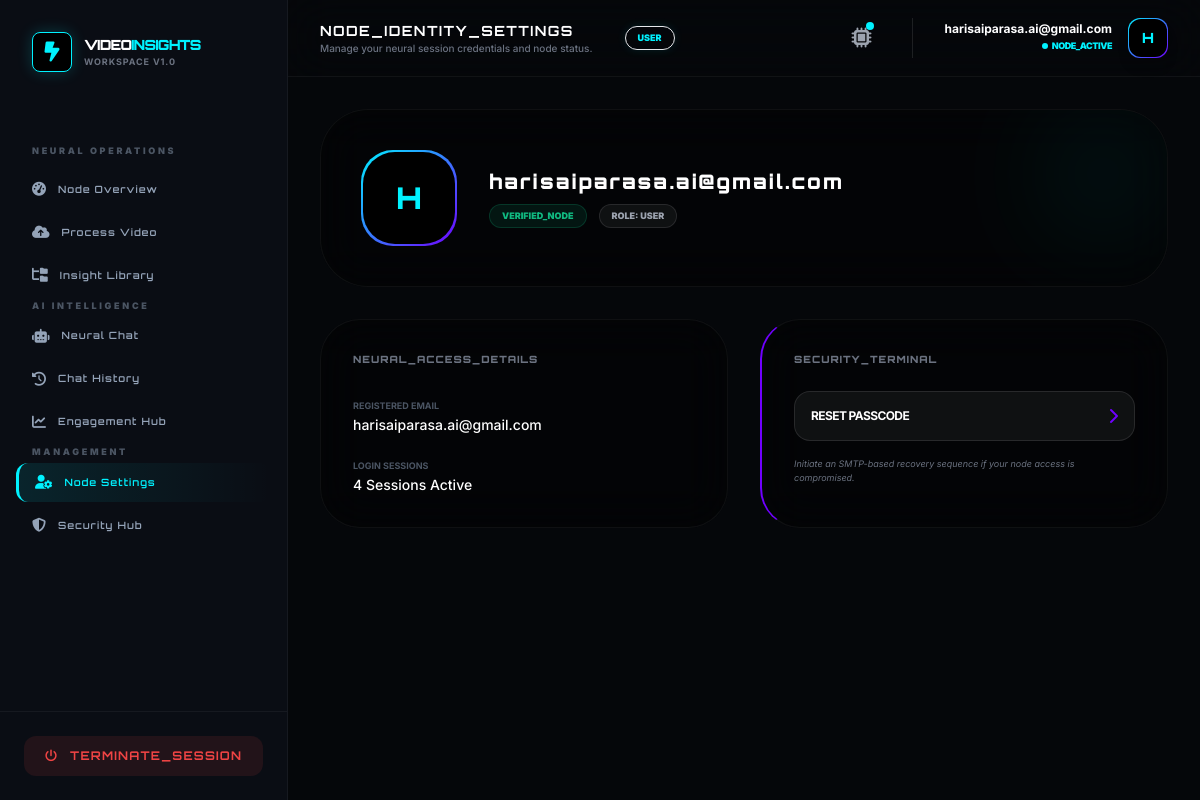
The app's page /accounts/profile/ (signed in), older data.
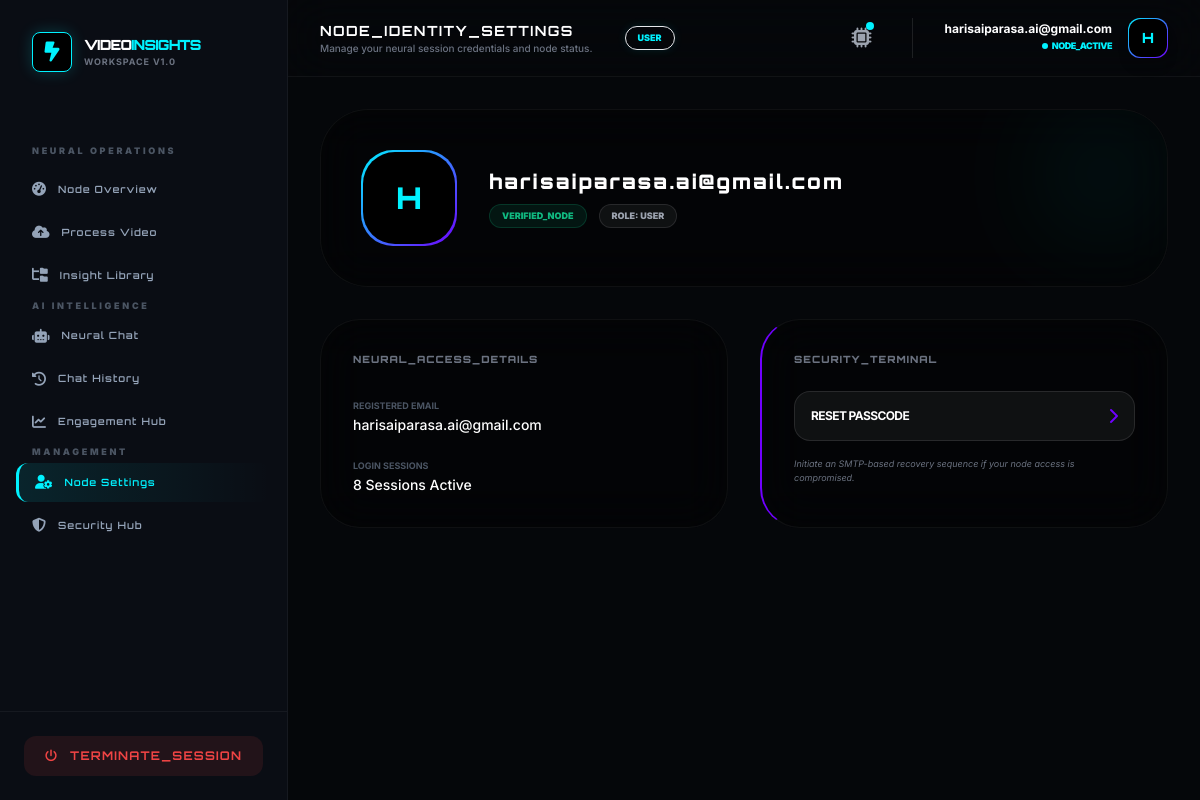
The same page, newer data.
### accounts/models.py (models this page shows, shortened)
class User(AbstractUser):
    username = None
    email = models.EmailField(unique=True)
    ROLE_CHOICES = (
        ('admin', 'Admin'),
        ('user', 'User'),
    )
    role = models.CharField(max_length=10, choices=ROLE_CHOICES, default='user')
    is_verified = models.BooleanField(default=False)
    login_count = models.PositiveIntegerField(default=0)
    USERNAME_FIELD = 'email'
    REQUIRED_FIELDS = []
    objects = CustomUserManager()

### accounts/views.py (the view)
# urls.py: path('profile/', profile_view, name='profile'),
@login_required
def profile_view(request):
    return render(request, 'accounts/profile.html')

### templates/accounts/profile.html (shortened to what this page needs)
{% extends "base2.html" %}
{% load i18n %}
{% block page_title %}NODE_IDENTITY_SETTINGS{% endblock %}
{% block page_subtitle %}Manage your neural session credentials and node status.{% endblock %}
{% block content %}
<div class="max-w-4xl mx-auto space-y-8 animate-fade-in">
    <div class="bg-black/40 border border-white/5 p-10 rounded-[3rem] backdrop-blur-xl relative overflow-hidden">
        <div class="absolute top-0 right-0 w-32 h-32 bg-[var(--accent-cyan)] opacity-5 blur-[50px]"></div>
        <div class="flex flex-col md:flex-row items-center gap-8 relative z-10">
            <div class="w-24 h-24 rounded-[2rem] bg-gradient-to-br from-[var(--accent-cyan)] to-[var(--accent-purple)] p-[2px]">
                <div class="w-full h-full bg-black rounded-[2rem] flex items-center justify-center text-3xl font-black text-[var(--accent-cyan)] orbitron">
                    {{ user.email|first|upper }}
                </div>
            </div>
            <div class="text-center md:text-left space-y-2">
                <h3 class="orbitron text-xl font-black text-white tracking-widest">{{ user.email }}</h3>
                <div class="flex flex-wrap justify-center md:justify-start gap-3">
                    <span class="bg-emerald-500/10 text-emerald-500 text-[9px] font-black px-3 py-1 rounded-full border border-emerald-500/20 uppercase">
                        {% if user.is_verified %}VERIFIED_NODE{% else %}UNVERIFIED{% endif %}
                    </span>
                    <span class="bg-white/5 text-gray-400 text-[9px] font-black px-3 py-1 rounded-full border border-white/10 uppercase">
                        ROLE: {{ user.role|upper }}
                    </span>
                </div>
            </div>
        </div>
    </div>
    <div class="grid md:grid-cols-2 gap-8">
        <div class="bg-black/40 border border-white/5 p-8 rounded-[2.5rem] backdrop-blur-xl">
            <h4 class="orbitron text-[10px] font-black text-gray-500 uppercase tracking-widest mb-6">Neural_Access_Details</h4>
            <div class="space-y-4">
                <div>
                    <label class="text-[9px] font-bold text-gray-600 uppercase">Registered Email</label>
                    <p class="text-sm text-white font-medium">{{ user.email }}</p>
                </div>
                <div>
                    <label class="text-[9px] font-bold text-gray-600 uppercase">Login Sessions</label>
                    <p class="text-sm text-white font-medium">{{ user.login_count }} Sessions Active</p>
                </div>
            </div>
        </div>
        <div class="bg-black/40 border border-white/5 p-8 rounded-[2.5rem] backdrop-blur-xl border-l-2 border-l-[var(--accent-purple)]">
            <h4 class="orbitron text-[10px] font-black text-gray-500 uppercase tracking-widest mb-6">Security_Terminal</h4>
            <div class="space-y-4">
                <a href="{% url 'password_reset' %}" class="flex items-center justify-between p-4 rounded-2xl bg-white/5 border border-white/10 hover:border-[var(--accent-purple)] transition-all group">
                    <span class="text-xs font-bold text-white uppercase tracking-tighter">Reset Passcode</span>
                    <i class="fa fa-chevron-right text-[var(--accent-purple)] group-hover:translate-x-1 transition-transform"></i>
                </a>
                <p class="text-[9px] text-gray-500 italic">Initiate an SMTP-based recovery sequence if your node access is compromised.</p>
            </div>
        </div>
    </div>
</div>
{% endblock %}

### templates/base2.html (shortened to what the changed rows need)
<!DOCTYPE html>
<html lang="en">
<head>
    <script src="https://cdn.tailwindcss.com"></script>
    <link rel="stylesheet" href="https://cdnjs.cloudflare.com/ajax/libs/font-awesome/6.4.2/css/all.min.css">
</head>
<body class="min-h-screen flex">
<aside class="w-72 bg-[var(--sidebar-bg)] border-r border-white/5 hidden lg:flex flex-col sticky top-0 h-screen z-50">
    <div class="p-8">
        <a href="/" class="flex items-center gap-3">
            <div>
                <h2 class="orbitron text-sm font-black text-white tracking-tighter">VIDEO<span class="text-[var(--accent-cyan)]">INSIGHTS</span></h2>
            </div>
        </a>
    </div>
</aside>
<div class="flex-1 flex flex-col min-w-0">
    <header class="bg-[var(--sidebar-bg)]/80 backdrop-blur-xl border-b border-white/5 sticky top-0 z-40 px-8 py-4 flex justify-between items-center">
        <div class="flex items-center gap-4">
             <div class="hidden sm:block">
                <h1 class="orbitron text-sm font-bold text-white tracking-widest uppercase">
                    {% block page_title %}Operational_Dashboard{% endblock page_title %}
                </h1>
                <p class="text-[10px] text-gray-500 font-medium">
                </p>
             </div>
             <span class="bg-[var(--accent-cyan)]/10 text-[var(--accent-cyan)] text-[9px] uppercase font-black px-3 py-1 rounded-full ml-4 border border-[var(--accent-cyan)]/20 shadow-[0_0_10px_rgba(0,242,255,0.1)]">
                {{ user.role|default:"User" }}
             </span>
        </div>
        <div class="flex items-center gap-8">
            <div class="flex items-center gap-4 border-l border-white/10 pl-8">
                <div class="text-right hidden sm:block">
                    <p class="text-xs font-bold text-white leading-none mb-1">{{ user.email }}</p>
                    <p class="text-[9px] text-[var(--accent-cyan)] font-black uppercase flex items-center justify-end gap-1 tracking-tighter">
                        <span class="w-1.5 h-1.5 bg-[var(--accent-cyan)] rounded-full animate-ping"></span> NODE_ACTIVE
                    </p>
                </div>
                <div class="w-10 h-10 rounded-xl bg-gradient-to-br from-[var(--accent-cyan)] to-[var(--accent-purple)] p-[1px] shadow-lg">
                    <div class="w-full h-full bg-black rounded-xl flex items-center justify-center text-[var(--accent-cyan)] font-black orbitron text-sm">
                        {{ user.email|first|upper }}
                    </div>
                </div>
            </div>
        </div>
    </header>
    <main class="flex-1 p-8 overflow-y-auto">
        <div class="max-w-7xl mx-auto animate-fade-in">
            {% block content %}{% endblock content %}
        </div>
    </main>
</div>
</body>
</html>

Row changes from the older to the newer data that the page shows:
changed User "harisaiparasa.ai@gmail.com": login_count "4" → "8"
